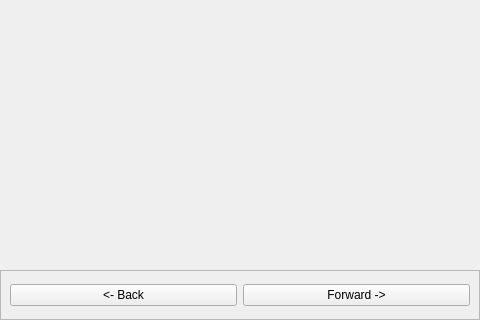
<?xml version="1.0" encoding="UTF-8"?>
<ui version="4.0">
 <class>MainWindow</class>
 <widget class="QMainWindow" name="MainWindow">
  <property name="geometry">
   <rect>
    <x>0</x>
    <y>0</y>
    <width>480</width>
    <height>320</height>
   </rect>
  </property>
  <property name="windowTitle">
   <string>MainWindow</string>
  </property>
  <widget class="QWidget" name="centralwidget">
   <layout class="QVBoxLayout" name="verticalLayout">
    <property name="spacing">
     <number>0</number>
    </property>
    <property name="leftMargin">
     <number>0</number>
    </property>
    <property name="topMargin">
     <number>0</number>
    </property>
    <property name="rightMargin">
     <number>0</number>
    </property>
    <property name="bottomMargin">
     <number>0</number>
    </property>
    <item>
     <widget class="QWidget" name="StackPage" native="true"/>
    </item>
    <item>
     <widget class="QFrame" name="frame">
      <property name="maximumSize">
       <size>
        <width>16777215</width>
        <height>50</height>
       </size>
      </property>
      <property name="frameShape">
       <enum>QFrame::StyledPanel</enum>
      </property>
      <property name="frameShadow">
       <enum>QFrame::Raised</enum>
      </property>
      <layout class="QHBoxLayout" name="horizontalLayout">
       <item>
        <widget class="QPushButton" name="backBtn">
         <property name="text">
          <string>&lt;- Back</string>
         </property>
        </widget>
       </item>
       <item>
        <widget class="QPushButton" name="forwardBtn">
         <property name="text">
          <string>Forward -&gt;</string>
         </property>
        </widget>
       </item>
      </layout>
     </widget>
    </item>
   </layout>
  </widget>
 </widget>
 <resources/>
 <connections/>
</ui>
